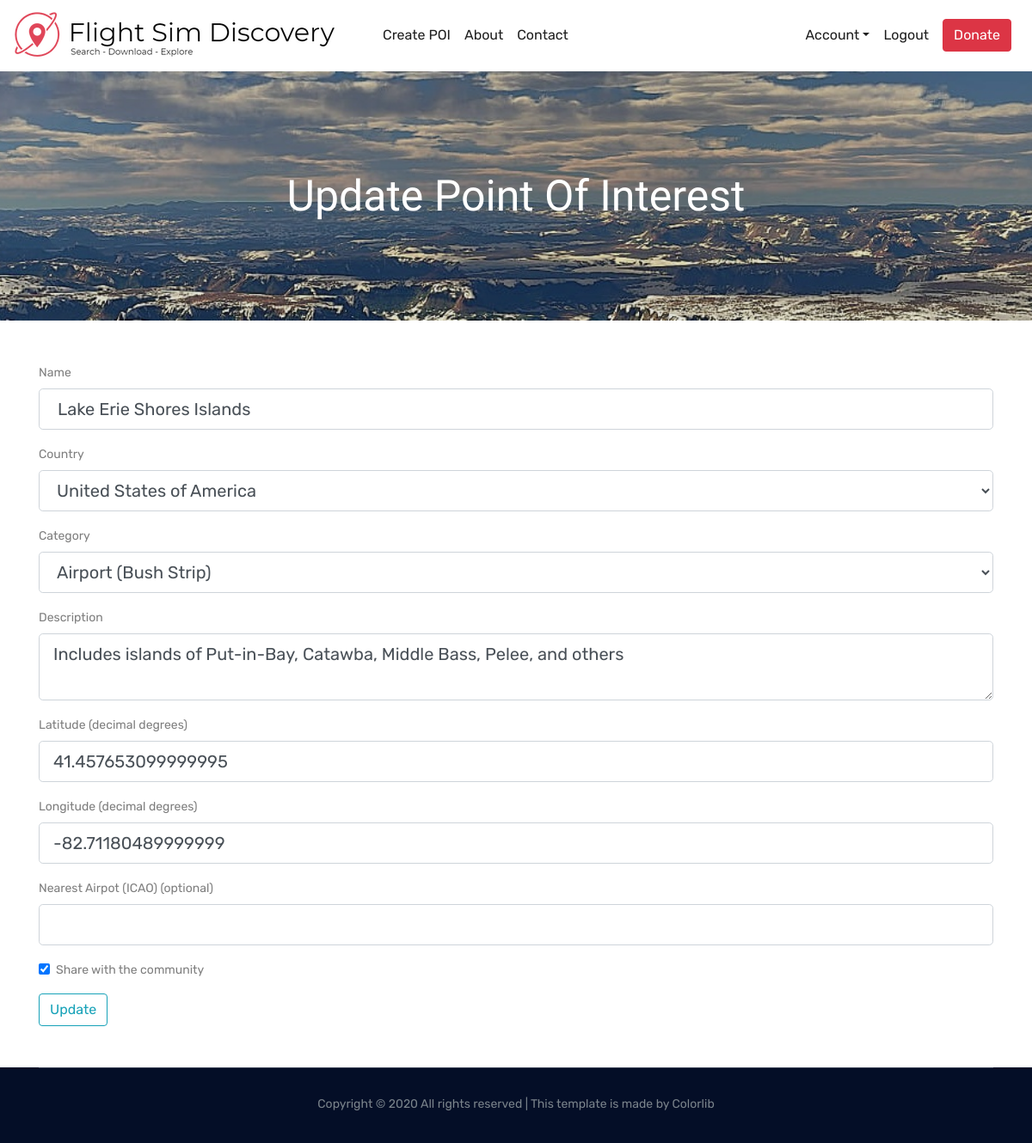
Before: /poi/1/update (signed in) with the older database file.
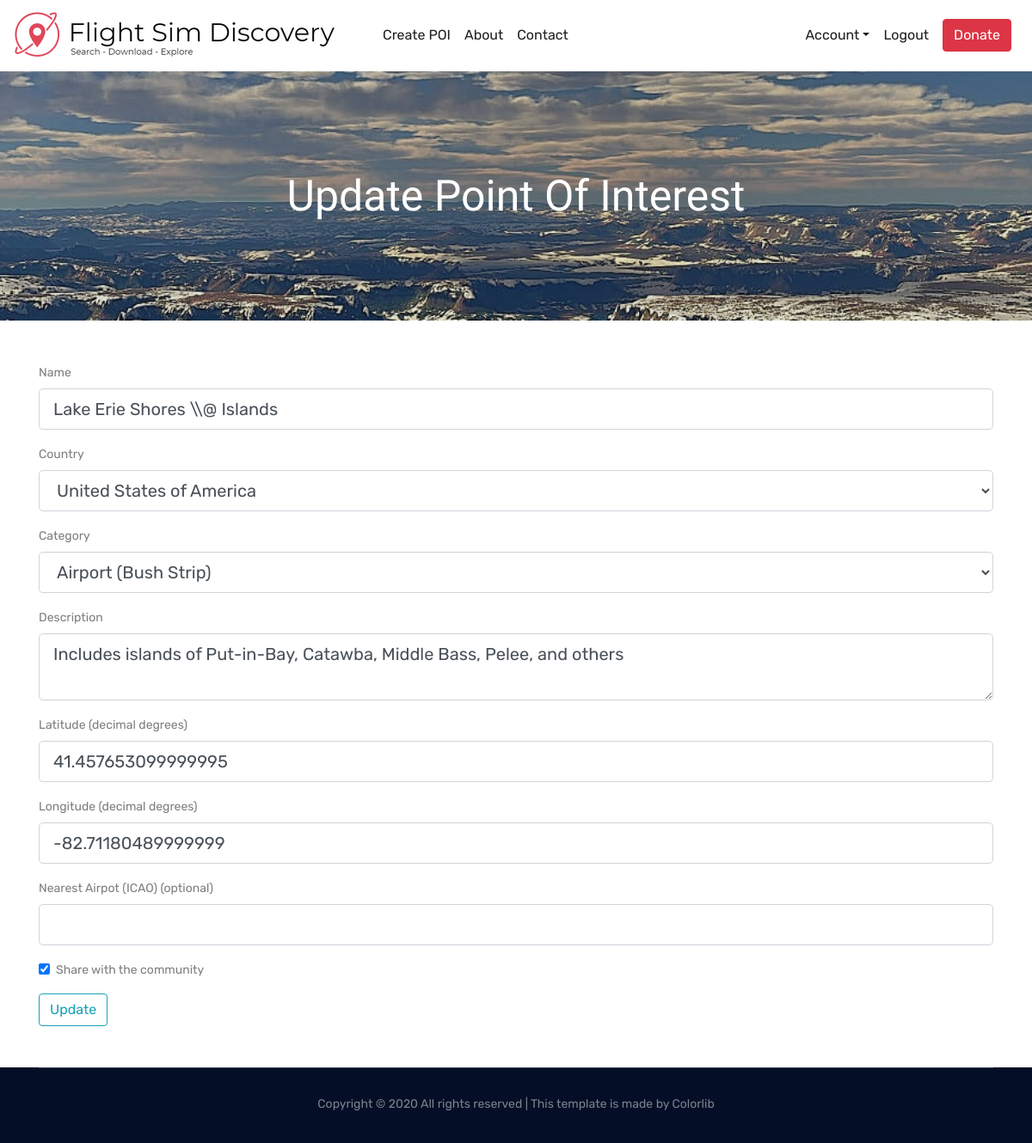
After: the same page with the newer database file.
### flightsimdiscovery/models.py (models this page shows, shortened)
class Pois(db.Model):
    id = db.Column(db.Integer, primary_key=True)
    user_id = db.Column(db.Integer, db.ForeignKey('user.id'), nullable=False)
    name = db.Column(db.String(50), unique=True, nullable=False)
    latitude = db.Column(db.FLOAT, unique=False, nullable=False)
    longitude = db.Column(db.FLOAT, unique=False, nullable=False)
    region = db.Column(db.String(20), unique=False, nullable=False)
    country = db.Column(db.String(60), unique=False, nullable=False)
    category = db.Column(db.String(20), unique=False, nullable=False)
    description = db.Column(db.Text, nullable=True)
    nearest_icao_code = db.Column(db.String(4), nullable=True)
    date_posted = db.Column(db.DateTime, nullable=False, default=datetime.utcnow)
    share = db.Column(db.Boolean(), nullable=False, default=True)
    flag = db.Column(db.Boolean(), nullable=False, default=False)

### flightsimdiscovery/pois/routes.py (the view)
@pois.route("/poi/<int:poi_id>/update", methods=['GET', 'POST'])
@login_required
def update_poi(poi_id):
    poi = Pois.query.get_or_404(poi_id)
    print('current poi ID is ', poi.id)
    print(current_user.username)
    if (current_user.username != 'admin') and (poi.user_id != current_user.id):
        abort(403)
    form = PoiUpdateForm()
    if form.validate_on_submit():
        poi.user_id = current_user.id
        poi.name = form.name.data
        poi.latitude = float(form.latitude.data)
        poi.longitude = float(form.longitude.data)
        poi.region = get_country_region(form.country.data)
        poi.country = form.country.data
        poi.category = form.category.data
        poi.description = form.description.data
        poi.nearest_icao_code = form.nearest_airport.data
        poi.share = form.share.data
        db.session.commit()
        flash('Your point of interest has been updated!', 'success')
        return redirect(url_for('main.home'))
    elif request.method == 'GET':
        form.name.data = poi.name
        form.latitude.data = poi.latitude
        form.longitude.data = poi.longitude
        form.country.data = poi.country
        form.description.data = poi.description
        form.nearest_airport.data = poi.nearest_icao_code
        form.share.data = poi.share
    return render_template('update_poi.html', form=form)

### flightsimdiscovery/pois/forms.py (shortened to what this page needs)
class PoiUpdateForm(FlaskForm):
    name = StringField('Name', validators=[DataRequired()])
    country = SelectField('Country', choices=get_country_list(), validators=[DataRequired()])
    category = SelectField('Category', choices=get_category_list(), validators=[DataRequired()])
    description = TextAreaField('Description', validators=[DataRequired()])
    latitude = StringField('Latitude (decimal degrees) ', validators=[DataRequired(), Length(min=2, max=18)])
    longitude = StringField('Longitude (decimal degrees)', validators=[DataRequired(), Length(min=2, max=18)])
    nearest_airport = StringField('Nearest Airpot (ICAO) (optional)', validators=[Length(min=0, max=4)])
    share = BooleanField('Share with the community')
    submit = SubmitField('Update')

### flightsimdiscovery/models.py (called while the page is built)
@login_manager.user_loader
def load_user(user_id):
    return User.query.get(int(user_id))

### flightsimdiscovery/templates/update_poi.html (shortened to what the changed rows need)
{% extends "base.html" %}
{% block content %}
<div class="container">
    <div class="form_mew_poi">
        <form method="POST" action="" enctype="multipart/form-data">
            <fieldset class="form-group mt-5">
                <div class="form-group">
                    {{ form.name.label(class="form-control-label") }}
                    {% if form.name.errors %}
                    {{ form.name(class="form-control form-control-lg is-invalid") }}
                    <div class="invalid-feedback">
                        {% for error in form.name.errors %}
                        <span>{{ error }}</span>
                        {% endfor %}
                    </div>
                    {% else %}
                    {{ form.name(class="form-control form-control-lg") }}
                    {% endif %}
                </div>
                <div class="form-group">
                    {{ form.country.label(class="form-control-label") }}
                    {% if form.country.errors %}
                    {{ form.country(class="form-control form-control-lg is-invalid") }}
                    <div class="invalid-feedback">
                        {% for error in form.country.errors %}
                        <span>{{ error }}</span>
                        {% endfor %}
                    </div>
                    {% else %}
                    {{ form.country(class="form-control form-control-lg") }}
                    {% endif %}
                </div>
                <div class="form-group">
                    {{ form.category.label(class="form-control-label") }}
                    {% if form.category.errors %}
                    {{ form.category(class="form-control form-control-lg is-invalid") }}
                    <div class="invalid-feedback">
                        {% for error in form.category.errors %}
                        <span>{{ error }}</span>
                        {% endfor %}
                    </div>
                    {% else %}
                    {{ form.category(class="form-control form-control-lg") }}
                    {% endif %}
                </div>
                <div class="form-group">
                    {{ form.description.label(class="form-control-label") }}
                    {% if form.description.errors %}
                    {{ form.description(class="form-control form-control-lg is-invalid") }}
                    <div class="invalid-feedback">
                        {% for error in form.description.errors %}
                        <span>{{ error }}</span>
                        {% endfor %}
                    </div>
                    {% else %}
                    {{ form.description(class="form-control form-control-lg") }}
                    {% endif %}
                </div>
                <div class="form-group">
                    {{ form.latitude.label(class="form-control-label") }}
                    {% if form.latitude.errors %}
                    {{ form.latitude(class="form-control form-control-lg is-invalid") }}
                    <div class="invalid-feedback">
                        {% for error in form.latitude.errors %}
                        <span>{{ error }}</span>
                        {% endfor %}
                    </div>
                    {% else %}
                    {{ form.latitude(class="form-control form-control-lg") }}
                    {% endif %}
                </div>
                <div class="form-group">
                    {{ form.longitude.label(class="form-control-label") }}
                    {% if form.longitude.errors %}
                    {{ form.longitude(class="form-control form-control-lg is-invalid") }}
                    <div class="invalid-feedback">
                        {% for error in form.longitude.errors %}
                        <span>{{ error }}</span>
                        {% endfor %}
                    </div>
                    {% else %}
                    {{ form.longitude(class="form-control form-control-lg") }}
                    {% endif %}
                </div>
                <div class="form-check">
                    {{ form.share(class="form-check-input") }}
                    {{ form.share.label(class="form-check-label") }}
                </div>
            </fieldset>
        </form>
    </div>
</div>
{% endblock content %}

Changed rows visible on the page:
changed Pois "United States of America": name "Lake Erie Shores Islands" → "Lake Erie Shores \\\\@ Islands"
